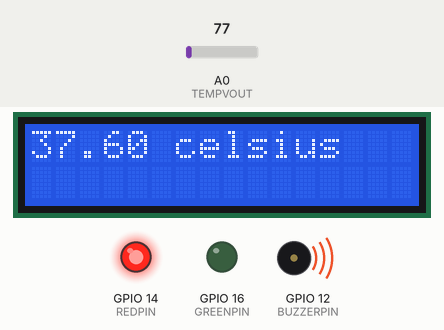
A sketch run on a simulated ESP8266 (NodeMCU). Parts: 16×2 character LCD, output pins drawn as LEDs (lit = HIGH), buzzer (waves = sounding, pin HIGH). The test bench sets the inputs (shaded band); at power-on: A0 (TEMPVOUT) = 77. WiFi joins after 1.5 s; servers stay silent unless stated; uploads are accepted with an empty reply; what the sketch prints to the serial monitor is not drawn.

Above: at 1.2 s.
1.3 s: A0 (TEMPVOUT) set to 68
At 3.2 s:
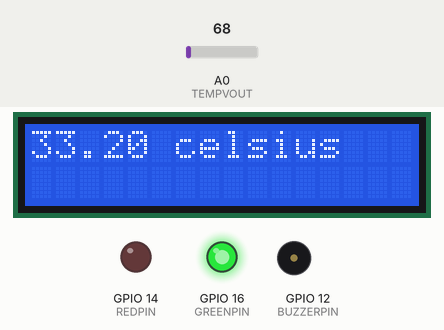
4.3 s: A0 (TEMPVOUT) set to 46
At 5.4 s:
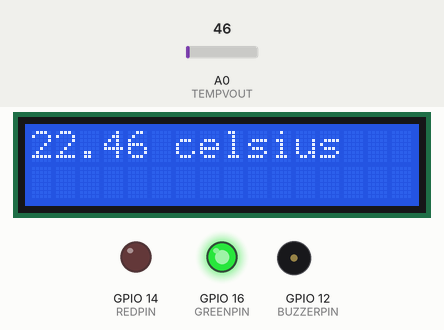
7.3 s: A0 (TEMPVOUT) set to 23
At 9.6 s:
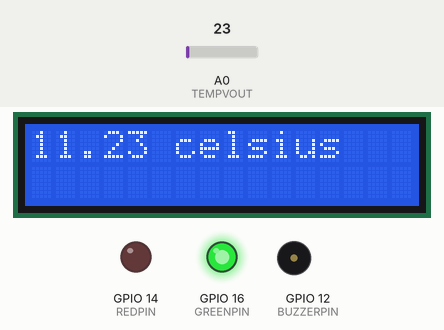
Timing chart, 0 to 11.1 s (numbered marks = the images above; inputs shaded):
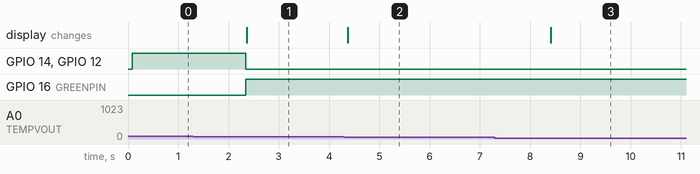

Measured:
- the behaviour switches between 72 and 71 on A0 (TEMPVOUT) (found by bisection; images 0 and 1)
- after the input at 1.3 s, GPIO 14 (REDPIN), GPIO 12 (BUZZERPIN): HIGH → LOW after 1.0 s; GPIO 16 (GREENPIN): LOW → HIGH after 1.0 s; the display: changes after 1.1 s (image 1)
- after the input at 4.3 s, the display: changes after 0.07 s (image 2)
- after the input at 7.3 s, the display: changes after 1.1 s (image 3)

The sketch:

main.ino
```cpp
#include <Wire.h>
#include <LiquidCrystal_I2C.h>
#include <ESP8266WiFi.h>

// Pins mapped with devices
#define REDPIN 14  // D5
#define GREENPIN 16 // D0
#define BUZZERPIN 12 // D6
#define TEMPVOUT A0 // A0


WiFiClient wifiClient;

LiquidCrystal_I2C lcd(0x27, 16, 2);

void setup() {

    Serial.begin(9600);

    // Connecting to WiFi
     WiFi.begin("RCA-WiFi", "rca@2019");

    // LCD
    Wire.begin();
//    lcd.begin();
    lcd.init();
    lcd.backlight();

    // LEDs and Buzzer connection
    pinMode(GREENPIN, OUTPUT);
    pinMode(REDPIN, OUTPUT);
    pinMode(BUZZERPIN, OUTPUT);
}

void loop() {

  //Read and calculate temprature
  int analogValue = analogRead(TEMPVOUT);
  float celsius = (analogValue/1024.0) * 5 *100;

  Serial.print("Degrees READ=   ");
  Serial.println(celsius);

  String mData="";
  String dummy_device = "340722SPE0482022";
  mData = "device="+dummy_device+"&temperature="+(String)celsius;

  if(celsius < 35 ){

    digitalWrite(GREENPIN, HIGH); // Turn on GREEN LED
    digitalWrite(REDPIN, LOW);// Turn off GREEN LED
    digitalWrite(BUZZERPIN, LOW); // Turn off BUZZER

    lcd.clear();
    lcd.setCursor(0,0);
    lcd.print((String)celsius + " celsius");


  }else{


    lcd.clear();
    lcd.setCursor(0,0);
    lcd.print((String)celsius + " celsius");


    digitalWrite(GREENPIN, LOW); // Turn on GREEN LED
    digitalWrite(BUZZERPIN, HIGH); // Turn off BUZZER
    digitalWrite(REDPIN, HIGH); // Turn off GREEN LED

    sendData(80, "192.168.1.150", "/iot/" , mData);
  }

  delay(2000);

}


void sendData(const int httpPort, const char* clientHost,const char* path , String data){

  wifiClient.connect(clientHost, httpPort);

  wifiClient.println("POST "+(String)path+" HTTP/1.1");
  wifiClient.println("Host: " + (String)clientHost);
  wifiClient.println("User-Agent: ESP8266/1.0");
  wifiClient.println("Content-Type: application/x-www-form-urlencoded");
  wifiClient.println("Content-Length: " +(String)data.length());
  wifiClient.println();
  wifiClient.print(data);

  Serial.println("Response: " + wifiClient.readStringUntil('\n'));

}
```
